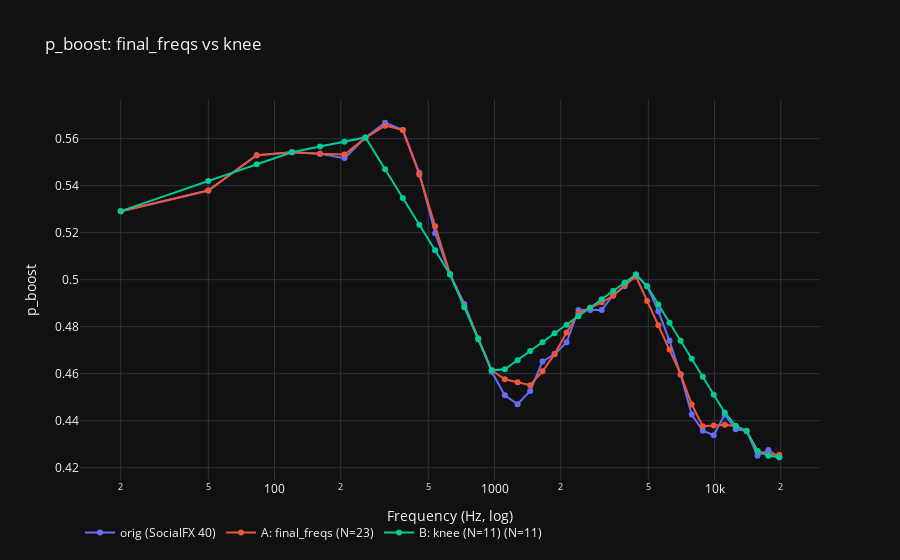
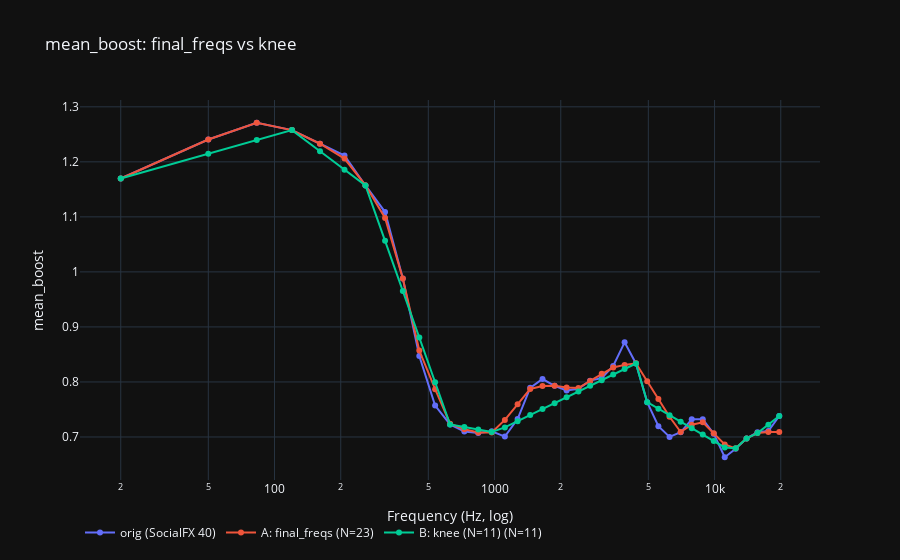
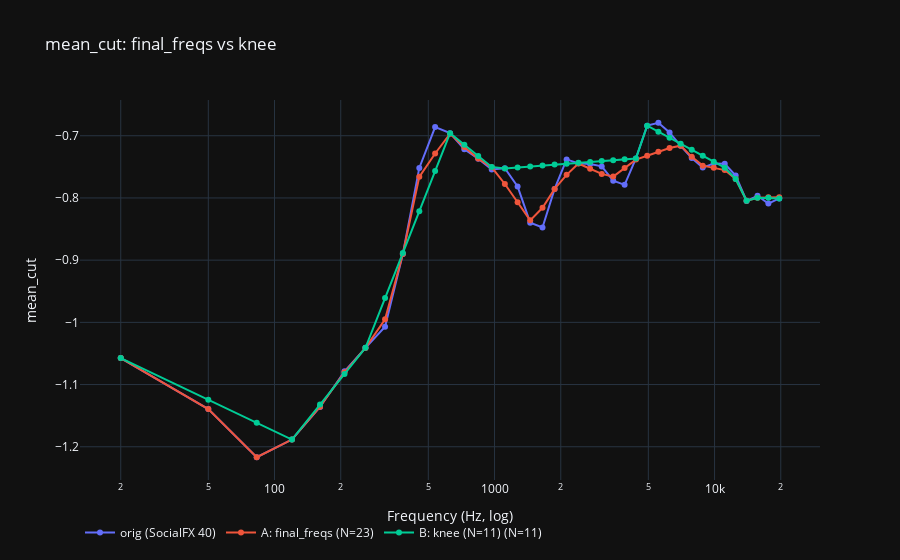

The cell these charts' notebook holds for them, in order:
### Code cell
# A = твой текущий эквалайзер
freqs_A = np.asarray(final_freqs, float)
label_A = "final_freqs"

# B = knee
kN = int(knee[0]) if "knee" in globals() else None
if kN is None:
    raise ValueError("Не найден knee: переменная knee должна быть (kN, ...)")

freqs_B = np.asarray(models_by_N[kN]["freqs"], float)
label_B = f"knee (N={kN})"

# Графики
fig1 = plot_reconstruction_compare("p_boost", freqs_A, label_A, freqs_B, label_B,
                                   title="p_boost: final_freqs vs knee")
fig2 = plot_reconstruction_compare("mean_boost", freqs_A, label_A, freqs_B, label_B,
                                   title="mean_boost: final_freqs vs knee")
fig3 = plot_reconstruction_compare("mean_cut", freqs_A, label_A, freqs_B, label_B,
                                   title="mean_cut: final_freqs vs knee")

fig1.show(); fig2.show(); fig3.show()

# Таблицы "полоса → зона"
display(describe_bands(freqs_A))
display(describe_bands(freqs_B))
